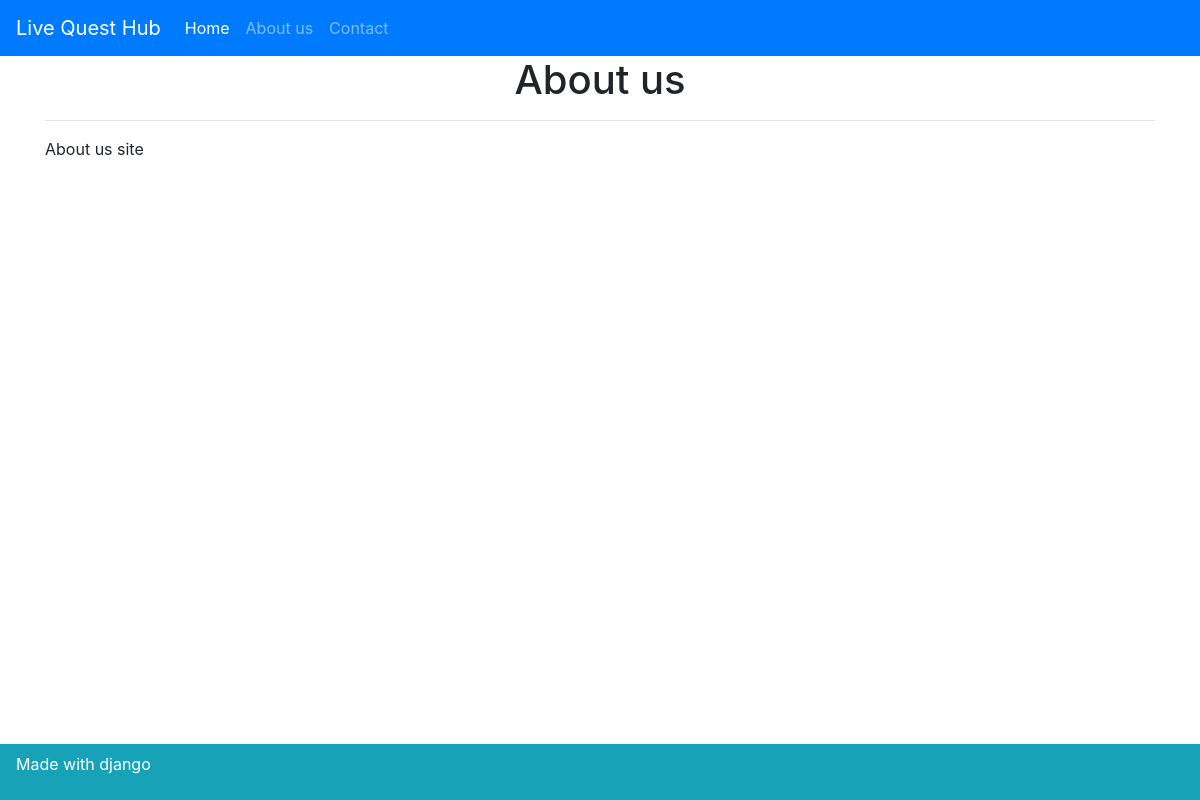
Before: /about with the older database file.
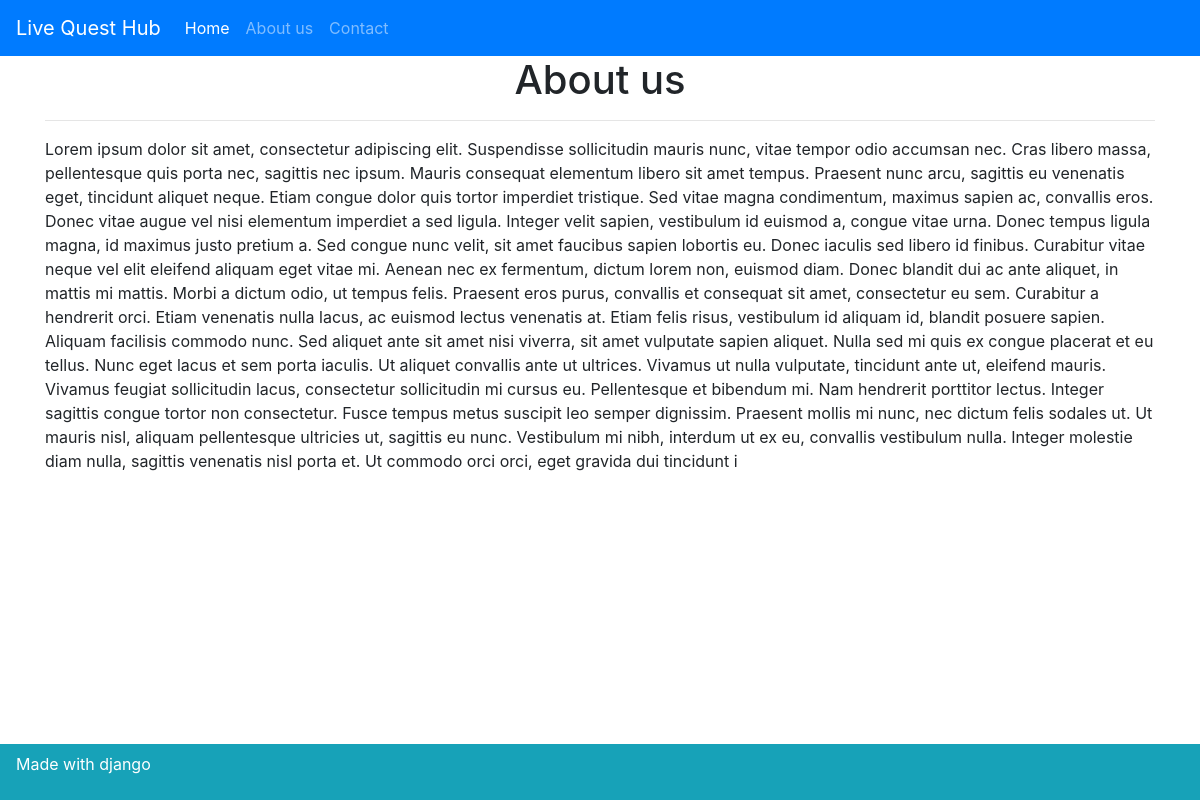
After: the same page with the newer database file.
### home/models.py (models this page shows, shortened)
class Page(models.Model):
    title = models.CharField(max_length=100)
    body = models.TextField()
    page_name_choices = [
    ('Homepage','homepage'),
    ('About_us', 'about_us'),
    ('Contact', 'contact'),
    ]
    page_name = models.CharField(max_length=100, choices = page_name_choices, default='Homepage', unique=True)

### home/views.py (the view)
# urls.py: path('about', AboutView.as_view(), name='about'),
class AboutView(PageView):
	page_name = "About_us"

### home/views.py (called while the page is built)
	def get(self, request):
		try:
			page = Page.objects.get(page_name=self.page_name)
			return render(request, self.template_name, { 'page' : page } )
		except:
			return render(request, self.template_name)

### home/templates/home/page.html (shortened to what this page needs)
{% extends 'base.html' %}
{% block content %}
<content class="text-center">
{% if page %}
<h1>{{ page.title }}</h1>
<hr>
  {{ page.body }}
{% else %}
	<h1 class="">Page title haven't been set</h1>
	Page body haven't been set
{% endif %}
</content>
{% endblock %}

### home/templates/base.html (shortened to what this page needs)
<!doctype html>
<html lang="en">
  <head>
    {% load static  %}
    <link rel="stylesheet" href="{% static 'home/css/bootstrap.min.css' %}">
  </head>
  <body>
  {% block navbar %}
    {% include 'init/navbar.html' %}
  {% endblock %}
<div class="container">
	{% block content %}
	{% endblock %}
</div>
  {% block footer %}
    {% include 'init/footer.html' %}
  {% endblock %}
  </body>
</html>

### home/templates/init/navbar.html (shortened to what this page needs)
<nav class="navbar navbar-expand-lg navbar-dark bg-primary">
  <a class="navbar-brand" href="#">Live Quest Hub</a>
  <div class="collapse navbar-collapse" id="navbarNav">
    <ul class="navbar-nav">
      <li class="nav-item active">
        <a class="nav-link" href="{% url 'home:index' %}">Home <span class="sr-only">(current)</span></a>
      </li>
      <li class="nav-item">
        <a class="nav-link" href="{% url 'home:about' %}">About us</a>
      </li>
      <li class="nav-item">
        <a class="nav-link" href="{% url 'home:contact' %}">Contact</a>
      </li>
    </ul>
  </div>
</nav>

### home/templates/init/footer.html
<footer class="navbar bg-info fixed-bottom ">
  <p class="text-white">Made with django</p>
</footer>

Changed rows visible on the page:
changed Page "About us": body "About us site" → "Lorem ipsum dolor sit amet, consectetur adipiscing elit. Suspendisse sollicitudin mauris nunc, vitae tempor odio accumsan nec. Cras libero massa, pellentesque quis porta nec, sagittis nec ipsum. Mauris consequat elementum libero sit amet tempus. Praesent nunc arcu, sagittis eu venenatis eget, tincidunt aliquet neque. Etiam congue dolor quis tortor imperdiet tristique. Sed vitae magna condimentum, maximus sapien ac, convallis eros. Donec vitae augue vel nisi elementum imperdiet a sed ligula. Integer velit sapien, vestibulum id euismod a, congue vitae urna. Donec tempus ligula magna, id maximus justo pretium a. Sed congue nunc velit, sit amet faucibus sapien lobortis eu. Donec iaculis sed…"
